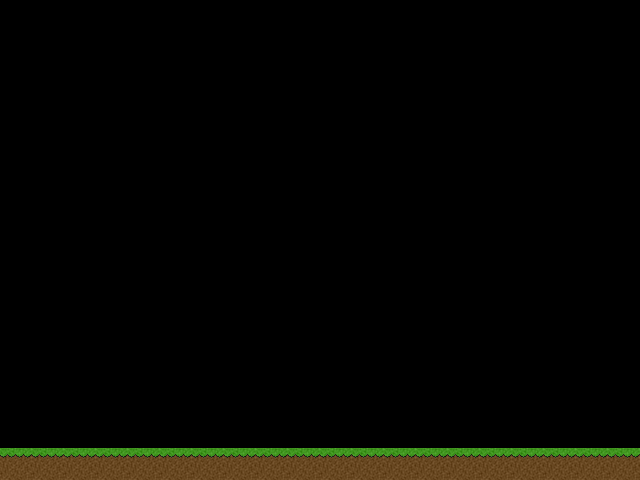

The image is a tile-based game level rendered from a .tmx file. Its description and source (layers, tilesets, objects; grid data summarised) follow:
An orthogonal 20x15 tile map with 32x32 px tiles, 1 tile layer (Interactive Tiles) and 2 objects (Player, Flag).

<map version="1.0" orientation="orthogonal" renderorder="right-down" width="20" height="15" tilewidth="32" tileheight="32" nextobjectid="7">
 <properties>
  <property name="BackButton" value="gui/back.png" />
  <property name="CancelButton" value="gui/cancel.png" />
  <property name="Flag" value="entities/flag.png" />
  <property name="InitOn" value="gui/init.png" />
  <property name="LevelPassed" value="gui/levelPassed.png" />
  <property name="Player" value="entities/Player.png" />
  <property name="RunButton" value="gui/run.png" />
  <property name="UpdateOn" value="gui/update.png" />
  <property name="gravity" value="19.62" />
 </properties>
 <tileset firstgid="1" name="terrain" tilewidth="32" tileheight="32" tilecount="27">
  <image source="terrain.png" width="288" height="96" />
 </tileset>
 <layer name="Interactive Tiles" width="20" height="15">
  <properties>
   <property name="interactive" value="true" />
  </properties>
  <data>[300 cells, 20 non-empty, 1 distinct tile ids]</data>
 </layer>
 <objectgroup name="Dynamic Objects">
  <object id="1" name="player" type="Player" x="32" y="416" width="32" height="32">
   <properties>
    <property name="currentLevel" value="1" />
    <property name="textureID" value="Player" />
   </properties>
  </object>
  <object id="6" name="FinishFlag" type="Flag" x="416" y="384" width="32" height="64">
   <properties>
    <property name="textureID" value="Flag" />
   </properties>
  </object>
 </objectgroup>
 <objectgroup name="GUI Objects" />
</map>
